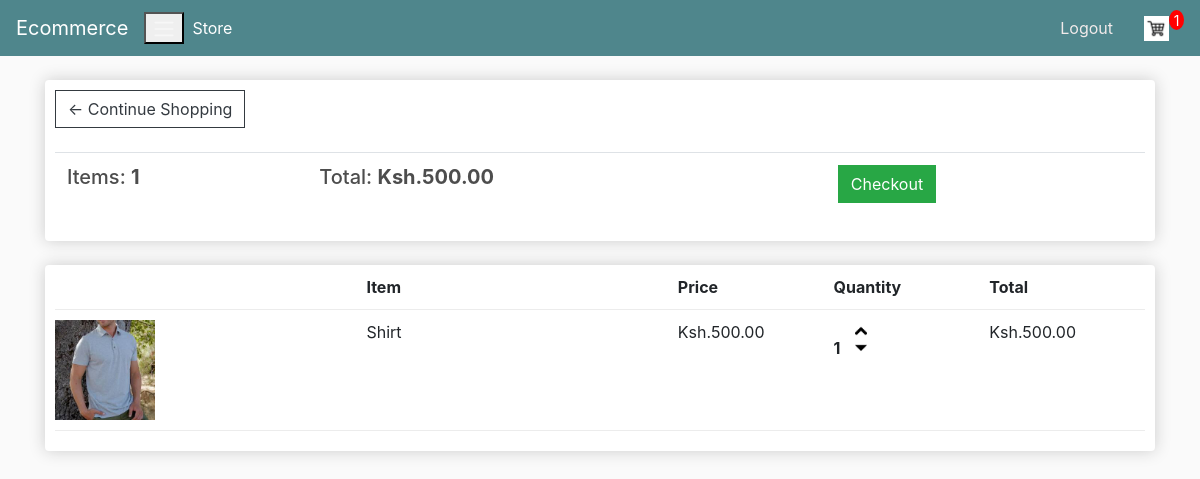
The page /cart/ (signed in) on the database as committed earlier.
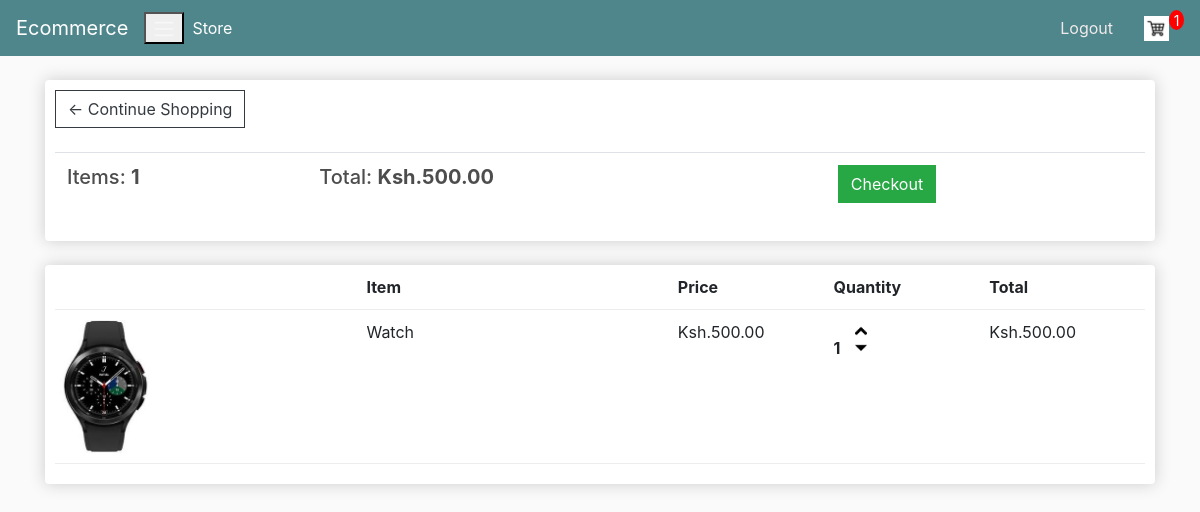
The same page on the database as committed later.
### stores/models.py (models this page shows, shortened)
class Order(models.Model):
    customer = models.ForeignKey(Customer, on_delete=models.SET_NULL, null=True, blank=True)
    date_ordered = models.DateTimeField(auto_now_add=True)
    complete = models.BooleanField(default=False, null=True, blank=False)
    transaction_id = models.CharField(max_length=200, null=True)
    @property
    def get_cart_total(self):
        orderitems = self.orderitem_set.all()
        total = sum([item.get_total for item in orderitems])
        return total
    @property
    def get_cart_items(self):
        orderitems = self.orderitem_set.all()
        total = sum([item.quantity for item in orderitems])
        return total

class OrderItem(models.Model):
    product = models.ForeignKey(Product, on_delete=models.SET_NULL, null=True, blank=True)
    order = models.ForeignKey(Order, on_delete=models.SET_NULL, null=True, blank=True)
    quantity = models.IntegerField(default=0, null=True, blank=True)
    date_added = models.DateTimeField(auto_now_add=True)
    @property
    def get_total(self):
        total = self.product.price * self.quantity
        return total

class Product(models.Model):
    name = models.CharField(max_length=200, null=True)
    price = models.DecimalField(default=200, max_digits=10, decimal_places=2)
    digital = models.BooleanField(default=False, null=True,blank=False)
    description = models.TextField(default='More about this product')
    image = models.ImageField(null=True, blank=True)
    @property
    def imageURL(self):
        try:
            url = self.image.url
        except:
            url = ''
        return url

### stores/views.py (the view)
# urls.py: path('cart/', views.cart, name='cart'),
def cart(request):
    data = cartData(request)
    cartItems = data['cartItems']
    order = data['order']
    items = data['items']
    context = {'items': items, 'order': order, 'cartItems': cartItems}
    return render(request, 'stores/cart.html', context)

### stores/utils.py (called while the page is built)
def cartData(request):
    if request.user.is_authenticated:
        customer = request.user.customer
        order, created = Order.objects.get_or_create(customer=customer, complete=False)
        items = order.orderitem_set.all()
        cartItems = order.get_cart_items
    else:
        cookieData = cookieCart(request)
        cartItems = cookieData['cartItems']
        order = cookieData['order']
        items = cookieData['items']
    return {'cartItems':cartItems, 'order':order, 'items':items}

### stores/templates/stores/cart.html
{% extends 'stores/base.html' %}
{% load static %}
{% block content %}
<div class="row">
    <div class="col-lg-12">
        <div class="box-element">
            <a class="btn btn-outline-dark" href="{% url 'stores' %}">&#x2190; Continue Shopping</a>
             <br>
             <br>
             <table class="table">
                <tr>
                    <th><h5>Items: <strong>{{ order.get_cart_items }}</strong></h5></th>
                    <th><h5>Total: <strong>Ksh.{{ order.get_cart_total|floatformat:2  }}</strong></h5></th>
                    <th>
                        <a styles="float: right; margin: 5px;" class="btn btn-success"
                        href="{% url 'checkout' %}">Checkout</a>
                    </th>
                </tr>
             </table>
        </div>
        <br>
        <div class="box-element">
            <div class="cart-row">
                <div style="flex: 2;" ></div>
                <div style="flex: 2;" ><strong>Item</strong></div>
                <div style="flex: 1;" ><strong>Price</strong></div>
                <div style="flex: 1;" ><strong>Quantity</strong></div>
                <div style="flex: 1;" ><strong>Total</strong></div>
            </div>
            {% for item in items %}
            <div class="cart-row">
                <div style="flex: 2;"><img class="row-image" src="{{ item.product.imageURL }}" alt=""></div>
                <div style="flex: 2">{{ item.product.name }}</div>
                <div style="flex: 1">Ksh.{{ item.product.price|floatformat:2 }}</div>
                <div style="flex: 1">
                    <p class="quantity">{{ item.quantity }}</p>
                    <div class="quantity">
                        <img data-product="{{item.product.id}}" data-action="add" class="chg-quantity update-cart" src="{% static 'images/up.png' %}">
                        <img data-product="{{item.product.id}}" data-action="remove" class="chg-quantity update-cart" src="{% static 'images/down.png' %}">
                    </div>
                </div>
                <div style="flex: 1;" >Ksh.{{ item.get_total }}</div>
            </div>
            {% endfor %}
        </div>
    </div>
</div>
{% endblock content %}

### stores/templates/stores/base.html (shortened to what this page needs)
{% load static %}
<!DOCTYPE html>
<html>
<head>
    <link rel="stylesheet" href="https://maxcdn.bootstrapcdn.com/bootstrap/4.0.0/css/bootstrap.min.css">
    <link rel="stylesheet" type="text/css" href="{% static 'css/main.css' %}">
</head>
<body>
    <nav class="navbar navbar-expand-lg navbar-dark bg-dark">
      <a class="navbar-brand" href="{% url 'stores' %}">Ecommerce</a>
      <button navbar-toggler type="button" data-toggle="collapse" data-target="#navbarSupportedContent"
        aria-expanded="false" aria-label="Toggle navigation">
        <span class="navbar-toggler-icon"></span>
    </button>
    <div class="collapse navbar-collapse" id="navbarSupportedContent">
      <ul class="navbar-nav mr-auto">
        <li class="nav-item active">
          <a class="nav-link" href="{% url 'stores' %}">Store <span class="sr-only">(current)</span></a>
        </li>
      </ul>
      <div class="form-inline my-2 my-lg-0">
        {% if user.is_authenticated %}
        <a style="color: rgb(241, 234, 234);" class="nav-item nav-link" href="{% url 'logout' %}">Logout</a>
        {% else %}
        <a style="color: rgb(241, 234, 234);" class="nav-item nav-link" href="{% url 'register' %}">Register</a>
        <a  class="btn btn-warning" href="{% url 'login' %}">Login</a>
        {% endif %}
      </div>
      <a href="{% url 'cart' %}"><img id="cart-icon" src="{% static 'images/cart.png' %}"></a>
      <p id="cart-total">{{ cartItems }}</p>
    </div>
    </nav>
    <div class="container">
      <br>
      {% block content %}
      {% endblock %}
    </div>
 </body>
 </html>

### static/css/main.css (style rules this page uses)
body { background-color: hsl(0, 0%, 98%); }
h1, h2, h3, h4, h5, h6 { color: hsl(0, 0%, 30%); }
#cart-total { display: block; text-align: center; color: rgb(255, 255, 255); background-color: red; width: 15px; height: 20px; border-radius: 50%; font-size: 14px; }
#cart-icon { width: 25px; display: inline-block; margin-left: 15px; }
.box-element { box-shadow: hsl(0, 0%, 80%)0 0 16px; background-color: #fff; border-radius: 4px; padding: 10px; }
.bg-dark { background-color: #4f868c!important; }
.btn { border-radius: 0; }
.row-image { width: 100px; }
.cart-row { display: flex; align-items: flex-stretch; flex-direction: row; padding-bottom: 10px; margin-bottom: 10px; border-bottom: 1px solid #ececec; }
.quantity { display: inline-block; font-weight: 700; padding-right: 10px; }
.chg-quantity { width: 12px; cursor: pointer; display: block; margin-top: 5px; transition: 1s; }

Rows that differ between the two databases and show on the page:
no longer on this page (row unchanged): OrderItem: product.imageURL (picture), product.name "Shirt", product.price "500.00", quantity "1", get_total "500.00"
added OrderItem: product.imageURL (picture), product.name "Watch", product.price "500.00", quantity "1", get_total "500.00"
